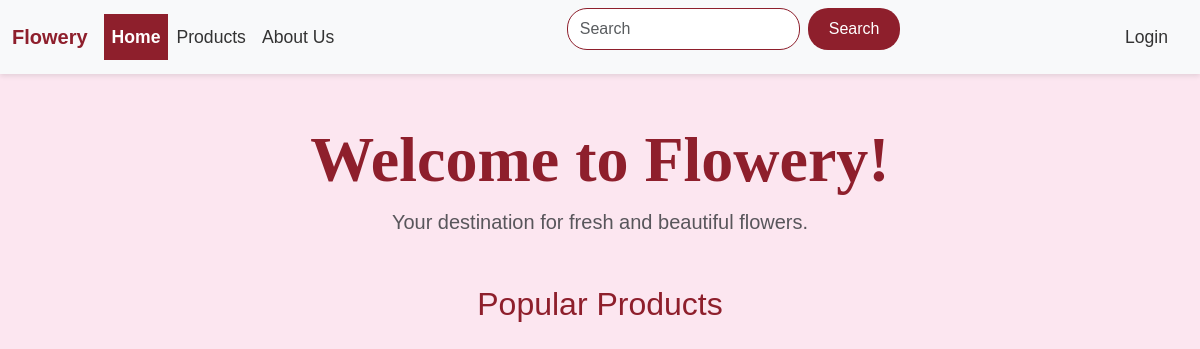
The app's page /, older data.
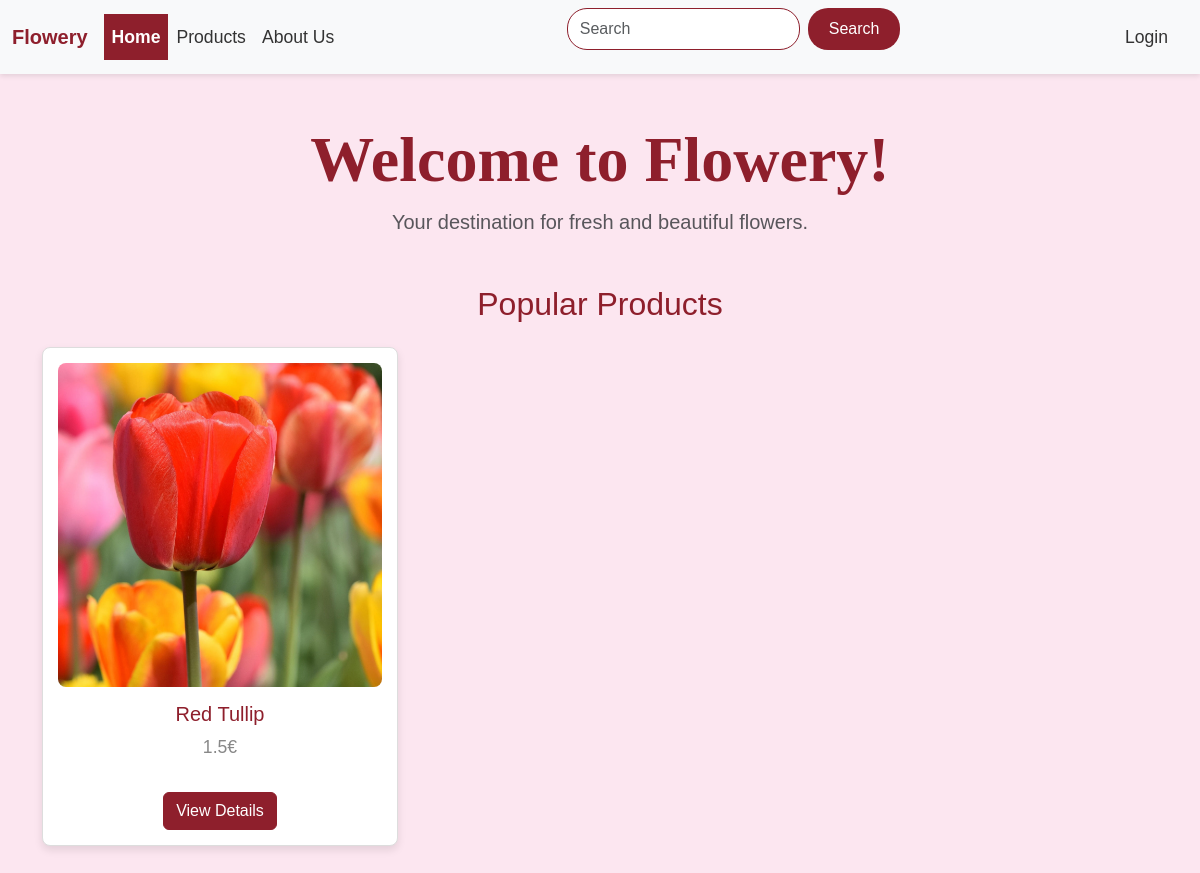
The same page, newer data.
### pinelli_site/models.py (models this page shows)
class Product(models.Model):# model for table in sql with name Product
    title=models.CharField(max_length=100)#create field called title that is varchar(50)
    price=models.FloatField()
    description=models.TextField()
    category=models.CharField(max_length=20)
    sub_category=models.CharField(max_length=20)
    indoors=models.BooleanField()
    image=models.ImageField(upload_to="static/images")

### pinelli_site/views.py (the view)
# urls.py: 2. Add a URL to urlpatterns:  path('', views.home, name='home')
def home(request):#sinartisi pou servirei tin kentriki selida tou site
    best_average_ratings=Rating.objects.values("product_id").annotate(avg_rating=Avg("rating")).order_by("-avg_rating")[:3]
    top_product_ids=[]
    for rating in best_average_ratings:
        top_product_ids.append(rating["product_id"])
    print(top_product_ids)
    top_products=Product.objects.filter(id__in=top_product_ids)
    return render(request,"home.html",{"top_products":top_products})

### templates/home.html (shortened to what this page needs)
{% extends "base.html" %}
{% block header %}
<link rel="stylesheet" href="/static/css/home.css">
{% endblock %}
{% block body %}
<div class="container text-center mt-5">
    <h1 class="display-3 fw-bold">Welcome to Flowery!</h1>
    <p class="lead text-muted">Your destination for fresh and beautiful flowers.</p>
</div>
<section class="popular-products mt-5">
    <div class="container">
        <h2 class="text-center mb-4">Popular Products</h2>
        <div class="row">
        {% for product in top_products %}
            <div class="col-md-4">
                <div class="product-card">
                    <img src="{{ product.image }}" alt="Flower" class="img-fluid">
                    <h3 class="product-title">{{ product.title }}</h3>
                    <p class="product-price">{{ product.price }}€</p>
                    <a href="/product/{{ product.id }}/" class="btn btn-primary">View Details</a>
                </div>
            </div>
        {% endfor %}
        </div>
    </div>
</section>
{% endblock %}

Row changes from the older to the newer data that the page shows:
now on this page (row edited): Product: image (picture), title "Red Tullip", price "1.5"
